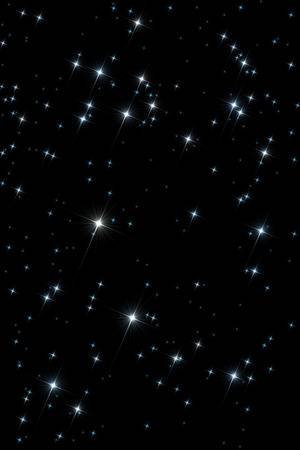
#> input picture stars.jpg, 300 x 450 px
$ python Aligner.py
#> lines starting #> are read from the running program, lines starting #| are printed output that depends on the picture
# Takes over and aligns the current picture by
# finding the brightest spot and moving untill its
# aligned. Radius (in function alignImage) defines
# how blurred the image will be. MUST BE ODD.
# Too high and no details can be made out, too low
# and the wrong star might be found.

import numpy as np
import argparse
import cv2

def alignImage(imagepath, radius=21): #returns relative to center
#> called with imagepath = 'stars.jpg', radius = 21
    image = cv2.imread(imagepath)
#> image is the input picture: shape (450, 300, 3); mean B, G, R 5.9, 5.2, 4.5
    height, width, channels = image.shape
#> height = 450; width = 300; channels = 3
    gray = cv2.cvtColor(image, cv2.COLOR_BGR2GRAY)
    gray = cv2.GaussianBlur(gray, (radius, radius), 0)
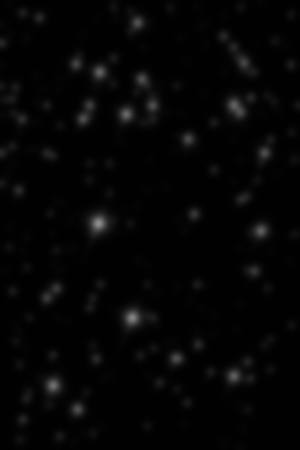
#> gray: shape (450, 300); min 1, max 143, mean 5
    (minVal, maxVal, minLoc, maxLoc) = cv2.minMaxLoc(gray)
#> minVal = 1; maxVal = 143; minLoc = (0, 0); maxLoc = (98, 223)
    center = (width/2, height/2)
#> center = (150, 225)
    offset = (center[0]-maxLoc[0], center[1]-maxLoc[1])
#> offset = (52, 2)
    return offset

print(alignImage('stars.jpg'))
